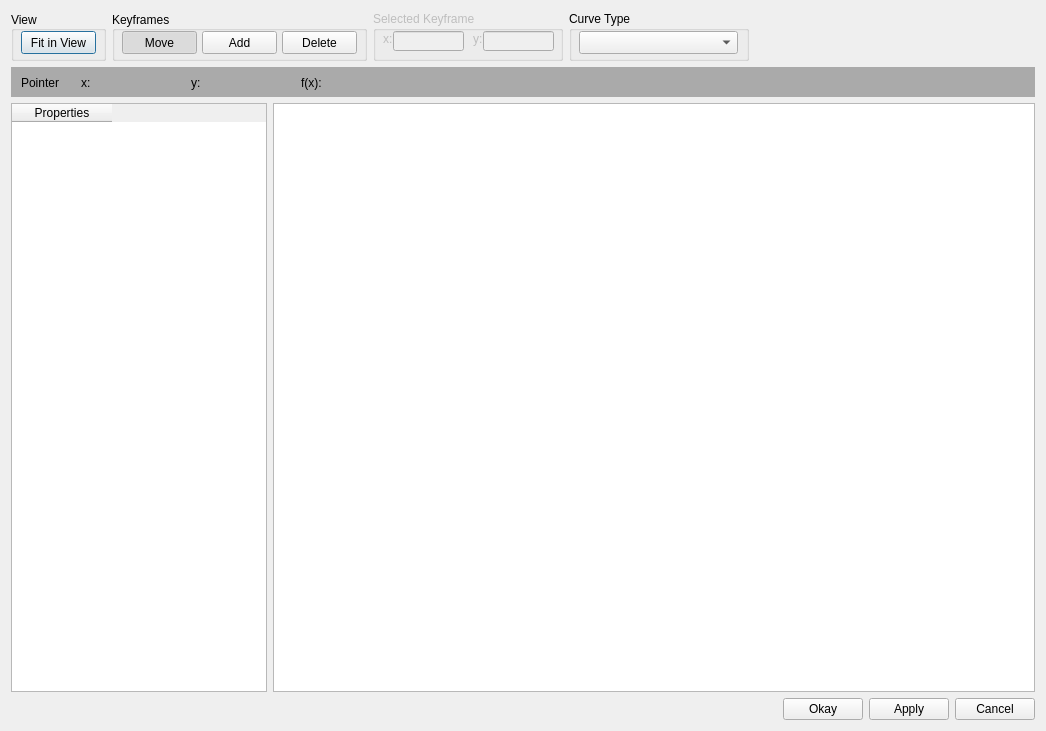
<?xml version="1.0" encoding="UTF-8"?>
<ui version="4.0">
 <class>NECurveDialog</class>
 <widget class="QDialog" name="NECurveDialog">
  <property name="geometry">
   <rect>
    <x>0</x>
    <y>0</y>
    <width>1046</width>
    <height>731</height>
   </rect>
  </property>
  <property name="sizePolicy">
   <sizepolicy hsizetype="Expanding" vsizetype="Expanding">
    <horstretch>0</horstretch>
    <verstretch>0</verstretch>
   </sizepolicy>
  </property>
  <property name="windowTitle">
   <string>Dialog</string>
  </property>
  <layout class="QVBoxLayout" name="verticalLayout">
   <item>
    <layout class="QHBoxLayout" name="horizontalLayout_3">
     <property name="sizeConstraint">
      <enum>QLayout::SetDefaultConstraint</enum>
     </property>
     <property name="bottomMargin">
      <number>0</number>
     </property>
     <item>
      <widget class="QGroupBox" name="groupBox_2">
       <property name="sizePolicy">
        <sizepolicy hsizetype="Fixed" vsizetype="Fixed">
         <horstretch>0</horstretch>
         <verstretch>0</verstretch>
        </sizepolicy>
       </property>
       <property name="minimumSize">
        <size>
         <width>95</width>
         <height>50</height>
        </size>
       </property>
       <property name="title">
        <string>View</string>
       </property>
       <property name="alignment">
        <set>Qt::AlignLeading|Qt::AlignLeft|Qt::AlignVCenter</set>
       </property>
       <widget class="QPushButton" name="rescaleButton">
        <property name="geometry">
         <rect>
          <x>10</x>
          <y>20</y>
          <width>75</width>
          <height>23</height>
         </rect>
        </property>
        <property name="text">
         <string>Fit in View</string>
        </property>
       </widget>
      </widget>
     </item>
     <item>
      <widget class="QGroupBox" name="keyframesBox">
       <property name="enabled">
        <bool>true</bool>
       </property>
       <property name="sizePolicy">
        <sizepolicy hsizetype="Fixed" vsizetype="Fixed">
         <horstretch>0</horstretch>
         <verstretch>0</verstretch>
        </sizepolicy>
       </property>
       <property name="minimumSize">
        <size>
         <width>255</width>
         <height>50</height>
        </size>
       </property>
       <property name="title">
        <string>Keyframes</string>
       </property>
       <property name="alignment">
        <set>Qt::AlignLeading|Qt::AlignLeft|Qt::AlignVCenter</set>
       </property>
       <property name="flat">
        <bool>false</bool>
       </property>
       <property name="checkable">
        <bool>false</bool>
       </property>
       <widget class="QPushButton" name="moveKeyframeButton">
        <property name="geometry">
         <rect>
          <x>10</x>
          <y>20</y>
          <width>75</width>
          <height>23</height>
         </rect>
        </property>
        <property name="text">
         <string>Move</string>
        </property>
        <property name="checkable">
         <bool>true</bool>
        </property>
        <property name="checked">
         <bool>true</bool>
        </property>
        <property name="autoExclusive">
         <bool>true</bool>
        </property>
       </widget>
       <widget class="QPushButton" name="addKeyframeButton">
        <property name="geometry">
         <rect>
          <x>90</x>
          <y>20</y>
          <width>75</width>
          <height>23</height>
         </rect>
        </property>
        <property name="text">
         <string>Add</string>
        </property>
        <property name="checkable">
         <bool>true</bool>
        </property>
        <property name="checked">
         <bool>false</bool>
        </property>
        <property name="autoExclusive">
         <bool>true</bool>
        </property>
       </widget>
       <widget class="QPushButton" name="deleteKeyframeButton">
        <property name="geometry">
         <rect>
          <x>170</x>
          <y>20</y>
          <width>75</width>
          <height>23</height>
         </rect>
        </property>
        <property name="text">
         <string>Delete</string>
        </property>
        <property name="checkable">
         <bool>true</bool>
        </property>
        <property name="autoExclusive">
         <bool>true</bool>
        </property>
       </widget>
      </widget>
     </item>
     <item>
      <widget class="QGroupBox" name="selectedKeyframeBox">
       <property name="enabled">
        <bool>false</bool>
       </property>
       <property name="sizePolicy">
        <sizepolicy hsizetype="Fixed" vsizetype="Fixed">
         <horstretch>0</horstretch>
         <verstretch>0</verstretch>
        </sizepolicy>
       </property>
       <property name="minimumSize">
        <size>
         <width>190</width>
         <height>50</height>
        </size>
       </property>
       <property name="title">
        <string>Selected Keyframe</string>
       </property>
       <widget class="QLineEdit" name="x_keyframe">
        <property name="geometry">
         <rect>
          <x>20</x>
          <y>20</y>
          <width>71</width>
          <height>20</height>
         </rect>
        </property>
       </widget>
       <widget class="QLineEdit" name="y_keyframe">
        <property name="geometry">
         <rect>
          <x>110</x>
          <y>20</y>
          <width>71</width>
          <height>20</height>
         </rect>
        </property>
       </widget>
       <widget class="QLabel" name="label_3">
        <property name="geometry">
         <rect>
          <x>10</x>
          <y>20</y>
          <width>16</width>
          <height>16</height>
         </rect>
        </property>
        <property name="text">
         <string>x:</string>
        </property>
       </widget>
       <widget class="QLabel" name="label_4">
        <property name="geometry">
         <rect>
          <x>100</x>
          <y>20</y>
          <width>16</width>
          <height>16</height>
         </rect>
        </property>
        <property name="text">
         <string>y:</string>
        </property>
       </widget>
      </widget>
     </item>
     <item>
      <widget class="QGroupBox" name="typeGroupBox">
       <property name="enabled">
        <bool>true</bool>
       </property>
       <property name="sizePolicy">
        <sizepolicy hsizetype="Fixed" vsizetype="Fixed">
         <horstretch>0</horstretch>
         <verstretch>0</verstretch>
        </sizepolicy>
       </property>
       <property name="minimumSize">
        <size>
         <width>180</width>
         <height>50</height>
        </size>
       </property>
       <property name="title">
        <string>Curve Type</string>
       </property>
       <widget class="QComboBox" name="typeComboBox">
        <property name="enabled">
         <bool>true</bool>
        </property>
        <property name="geometry">
         <rect>
          <x>10</x>
          <y>20</y>
          <width>159</width>
          <height>23</height>
         </rect>
        </property>
        <property name="editable">
         <bool>false</bool>
        </property>
       </widget>
      </widget>
     </item>
     <item>
      <spacer name="horizontalSpacer_2">
       <property name="orientation">
        <enum>Qt::Horizontal</enum>
       </property>
       <property name="sizeHint" stdset="0">
        <size>
         <width>40</width>
         <height>20</height>
        </size>
       </property>
      </spacer>
     </item>
    </layout>
   </item>
   <item>
    <widget class="QGroupBox" name="groupBox">
     <property name="sizePolicy">
      <sizepolicy hsizetype="Expanding" vsizetype="Fixed">
       <horstretch>0</horstretch>
       <verstretch>0</verstretch>
      </sizepolicy>
     </property>
     <property name="minimumSize">
      <size>
       <width>400</width>
       <height>30</height>
      </size>
     </property>
     <property name="autoFillBackground">
      <bool>false</bool>
     </property>
     <property name="styleSheet">
      <string notr="true">background-color: #AAAAAA; border: 0px;</string>
     </property>
     <property name="title">
      <string/>
     </property>
     <widget class="QLabel" name="label">
      <property name="geometry">
       <rect>
        <x>70</x>
        <y>8</y>
        <width>16</width>
        <height>16</height>
       </rect>
      </property>
      <property name="text">
       <string>x:</string>
      </property>
     </widget>
     <widget class="QLabel" name="label_2">
      <property name="geometry">
       <rect>
        <x>180</x>
        <y>8</y>
        <width>16</width>
        <height>16</height>
       </rect>
      </property>
      <property name="text">
       <string>y:</string>
      </property>
     </widget>
     <widget class="QLabel" name="x_ScenePos">
      <property name="geometry">
       <rect>
        <x>90</x>
        <y>8</y>
        <width>80</width>
        <height>16</height>
       </rect>
      </property>
      <property name="text">
       <string/>
      </property>
     </widget>
     <widget class="QLabel" name="y_ScenePos">
      <property name="geometry">
       <rect>
        <x>200</x>
        <y>8</y>
        <width>80</width>
        <height>16</height>
       </rect>
      </property>
      <property name="text">
       <string/>
      </property>
     </widget>
     <widget class="QLabel" name="label_5">
      <property name="geometry">
       <rect>
        <x>10</x>
        <y>8</y>
        <width>46</width>
        <height>16</height>
       </rect>
      </property>
      <property name="text">
       <string>Pointer</string>
      </property>
     </widget>
     <widget class="QLabel" name="label_6">
      <property name="geometry">
       <rect>
        <x>290</x>
        <y>8</y>
        <width>20</width>
        <height>16</height>
       </rect>
      </property>
      <property name="text">
       <string>f(x):</string>
      </property>
     </widget>
     <widget class="QLabel" name="fx_ScenePos">
      <property name="geometry">
       <rect>
        <x>320</x>
        <y>8</y>
        <width>80</width>
        <height>16</height>
       </rect>
      </property>
      <property name="text">
       <string/>
      </property>
     </widget>
    </widget>
   </item>
   <item>
    <layout class="QHBoxLayout" name="mainLayout" stretch="0,0">
     <item>
      <widget class="QTableWidget" name="propertiesTable">
       <property name="selectionMode">
        <enum>QAbstractItemView::SingleSelection</enum>
       </property>
       <column>
        <property name="text">
         <string>Properties</string>
        </property>
       </column>
      </widget>
     </item>
     <item>
      <widget class="NECurveView" name="graphicsView">
       <property name="sizePolicy">
        <sizepolicy hsizetype="MinimumExpanding" vsizetype="MinimumExpanding">
         <horstretch>4</horstretch>
         <verstretch>0</verstretch>
        </sizepolicy>
       </property>
       <property name="minimumSize">
        <size>
         <width>400</width>
         <height>300</height>
        </size>
       </property>
      </widget>
     </item>
    </layout>
   </item>
   <item>
    <layout class="QHBoxLayout" name="horizontalLayout_2">
     <item>
      <spacer name="horizontalSpacer">
       <property name="orientation">
        <enum>Qt::Horizontal</enum>
       </property>
       <property name="sizeHint" stdset="0">
        <size>
         <width>40</width>
         <height>20</height>
        </size>
       </property>
      </spacer>
     </item>
     <item>
      <widget class="QPushButton" name="okayButton">
       <property name="sizePolicy">
        <sizepolicy hsizetype="Fixed" vsizetype="Fixed">
         <horstretch>0</horstretch>
         <verstretch>0</verstretch>
        </sizepolicy>
       </property>
       <property name="minimumSize">
        <size>
         <width>0</width>
         <height>0</height>
        </size>
       </property>
       <property name="text">
        <string>Okay</string>
       </property>
      </widget>
     </item>
     <item>
      <widget class="QPushButton" name="applyButton">
       <property name="sizePolicy">
        <sizepolicy hsizetype="Fixed" vsizetype="Fixed">
         <horstretch>0</horstretch>
         <verstretch>0</verstretch>
        </sizepolicy>
       </property>
       <property name="text">
        <string>Apply</string>
       </property>
      </widget>
     </item>
     <item>
      <widget class="QPushButton" name="cancelButton">
       <property name="sizePolicy">
        <sizepolicy hsizetype="Fixed" vsizetype="Fixed">
         <horstretch>0</horstretch>
         <verstretch>0</verstretch>
        </sizepolicy>
       </property>
       <property name="text">
        <string>Cancel</string>
       </property>
      </widget>
     </item>
    </layout>
   </item>
  </layout>
 </widget>
 <customwidgets>
  <customwidget>
   <class>NECurveView</class>
   <extends>QGraphicsView</extends>
   <header>Dialogs/Curve/NECurveView.h</header>
  </customwidget>
 </customwidgets>
 <resources/>
 <connections>
  <connection>
   <sender>okayButton</sender>
   <signal>clicked()</signal>
   <receiver>NECurveDialog</receiver>
   <slot>accept()</slot>
   <hints>
    <hint type="sourcelabel">
     <x>747</x>
     <y>611</y>
    </hint>
    <hint type="destinationlabel">
     <x>478</x>
     <y>318</y>
    </hint>
   </hints>
  </connection>
  <connection>
   <sender>cancelButton</sender>
   <signal>clicked()</signal>
   <receiver>NECurveDialog</receiver>
   <slot>reject()</slot>
   <hints>
    <hint type="sourcelabel">
     <x>907</x>
     <y>611</y>
    </hint>
    <hint type="destinationlabel">
     <x>478</x>
     <y>318</y>
    </hint>
   </hints>
  </connection>
  <connection>
   <sender>applyButton</sender>
   <signal>clicked()</signal>
   <receiver>NECurveDialog</receiver>
   <slot>apply()</slot>
   <hints>
    <hint type="sourcelabel">
     <x>827</x>
     <y>611</y>
    </hint>
    <hint type="destinationlabel">
     <x>478</x>
     <y>318</y>
    </hint>
   </hints>
  </connection>
  <connection>
   <sender>rescaleButton</sender>
   <signal>clicked()</signal>
   <receiver>NECurveDialog</receiver>
   <slot>fitInView()</slot>
   <hints>
    <hint type="sourcelabel">
     <x>503</x>
     <y>40</y>
    </hint>
    <hint type="destinationlabel">
     <x>510</x>
     <y>332</y>
    </hint>
   </hints>
  </connection>
 </connections>
 <slots>
  <slot>apply()</slot>
  <slot>fitInView()</slot>
 </slots>
</ui>
